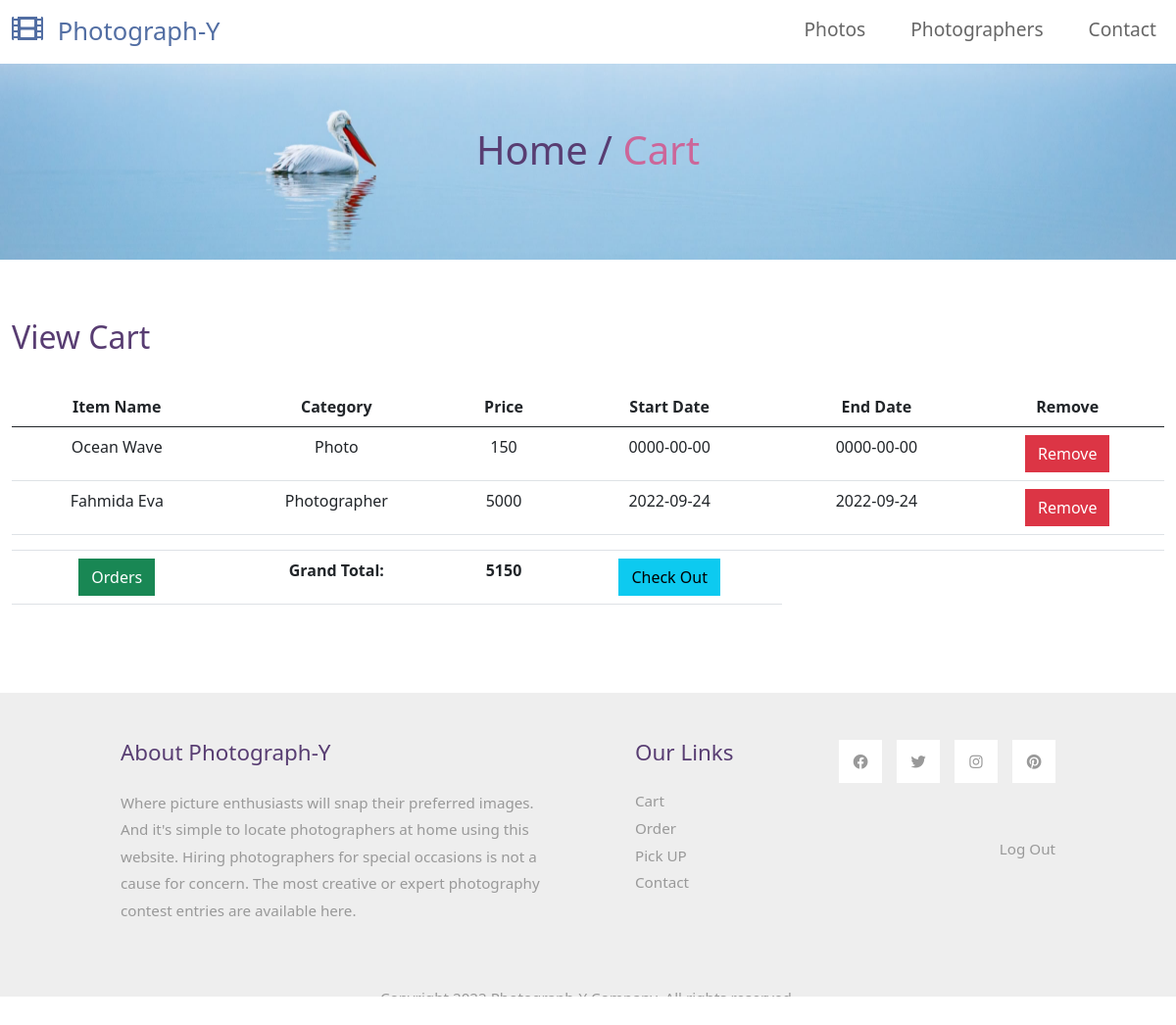
The page /customer/cart.php (signed in) on the database its author committed.
### tables this page shows
CREATE TABLE `cart` (
  `id` int(100) NOT NULL,
  `user_id` int(100) NOT NULL,
  `item_name` varchar(100) NOT NULL,
  `item_cat` varchar(100) NOT NULL,
  `image` text NOT NULL,
  `price` int(100) NOT NULL,
  `start_date` date NOT NULL,
  `end_date` date NOT NULL,
  `icode` varchar(100) NOT NULL,
  `status` varchar(100) NOT NULL,
  `is_ordered` varchar(100) NOT NULL
);

### customer/cart.php (the view, shortened to what this page needs)
<?php $connection= mysqli_connect('localhost', 'root', '', 'photography'); ?>
<!DOCTYPE html>
<html lang="en">
<head>
    <link rel="stylesheet" href="css/bootstrap.min.css">
    <link rel="stylesheet" href="fontawesome/css/all.min.css">
    <link rel="stylesheet" href="css/style.css">
</head>
<body>
    <nav class="navbar navbar-expand-lg">
        <div class="container-fluid">
            <a class="navbar-brand" href="index.php">
                <i class="fas fa-film mr-2"></i>
                Photograph-Y
            </a>
            <div class="collapse navbar-collapse" id="navbarSupportedContent">
                <ul class="navbar-nav ml-auto mb-2 mb-lg-0">
                    <li class="nav-item">
                        <a class="nav-link nav-link-1" href="index.php">Photos</a>
                    </li>
                    <li class="nav-item">
                        <a class="nav-link nav-link-2" href="photographer.php">Photographers</a>
                    </li>
                    <li class="nav-item">
                        <a class="nav-link nav-link-4" href="contact.php">Contact</a>
                    </li>
                </ul>
            </div>
        </div>
    </nav>
    <div class="tm-hero d-flex justify-content-center align-items-center" data-parallax="scroll" data-image-src="img/hero.jpg">
        <h1 class="tm-text-primary mb-4">Home / <span class="tm-text-secondary">Cart</span></h1>
    </div>
    <div class="container-fluid tm-container-content tm-mt-60">
        <div class="row mb-4">
            <h2 class="col-6 tm-text-primary">
                View Cart
            </h2>
        </div>
        <div class="row tm-mb-74 tm-people-row">
            <div class="col-lg-12">
                <table class="table">
                    <thead class="text-center">
                        <tr>
                            <th scope="col">Item Name</th>
                            <th scope="col">Category</th>
                            <th scope="col">Price</th>
                            <th scope="col">Start Date</th>
                            <th scope="col">End Date</th>
                            <th scope="col">Remove</th>
                        </tr>
                    </thead>
                    <tbody class="text-center">
                        <?php
                        $user_id = $_SESSION['user_id'];
                        $query= "SELECT * FROM cart where user_id = $user_id";
                        $select_cart= mysqli_query($connection,$query);
                        $grand_total = 0;
                        while($row=mysqli_fetch_assoc($select_cart)){
                            $db_item_name=$row['item_name'];
                            $db_item_cat=$row['item_cat'];
                            $db_price=$row['price'];
                            $db_start_date=$row['start_date'];
                            $db_end_date=$row['end_date'];
                            ?>
                        <tr>
                            <td><?php echo $db_item_name; ?></td>
                            <td><?php echo $db_item_cat; ?></td>
                            <td><?php echo $db_price; ?></td>
                            <td><?php echo $db_start_date; ?></td>
                            <td><?php echo $db_end_date; ?></td>
                            <td>
                                <form action='manage_cart.php' method='POST'>
                                    <button name='remove' class='btn btn-danger'>Remove</button>
                                </form>
                            </td>
                        <tr>
                            <?php
                                $grand_total += $db_price;
                            }
                            ?>
                        <tr>
                            <td colspan="12"></td>
                        </tr>
                        <tr>
                            <td><a href="invoice.php" class="btn btn-success">Orders</a></td>
                            <td style="font-weight:bold;">Grand Total:</td>
                            <td style="font-weight:bold;"><?php echo $grand_total; ?></td>
                            <td><a href="checkout.php" class="btn btn-info">Check Out</a></td>
                        </tr>
                    </tbody>
                </table>
            </div>
        </div>
    </div>
    <footer class="tm-bg-gray pt-5 pb-3 tm-text-gray tm-footer">
        <div class="container-fluid tm-container-small">
            <div class="row">
                <div class="col-lg-6 col-md-12 col-12 px-5 mb-5">
                    <h3 class="tm-text-primary mb-4 tm-footer-title">About Photograph-Y</h3>
                    <p>Where picture enthusiasts will snap their preferred images. And it's simple to locate
                        photographers at home using this website. Hiring photographers for special occasions is not a
                        cause for concern. The most creative or expert photography contest entries are available here.
                    </p>
                </div>
                <div class="col-lg-3 col-md-6 col-sm-6 col-12 px-5 mb-5">
                    <h3 class="tm-text-primary mb-4 tm-footer-title">Our Links</h3>
                    <ul class="tm-footer-links pl-0">
                        <li><a href="cart.php">Cart</a></li>
                        <li><a href="invoice.php">Order</a></li>
                        <li><a href="pickup.php">Pick UP</a></li>
                        <li><a href="contact.php">Contact</a></li>
                    </ul>
                </div>
                <div class="col-lg-3 col-md-6 col-sm-6 col-12 px-5 mb-5">
                    <ul class="tm-social-links d-flex justify-content-end pl-0 mb-5">
                        <li class="mb-2"><a href="https://facebook.com"><i class="fab fa-facebook"></i></a></li>
                        <li class="mb-2"><a href="https://twitter.com"><i class="fab fa-twitter"></i></a></li>
                        <li class="mb-2"><a href="https://instagram.com"><i class="fab fa-instagram"></i></a></li>
                        <li class="mb-2"><a href="https://pinterest.com"><i class="fab fa-pinterest"></i></a></li>
                    </ul>
                    <a href="../includes/logout.php" class="tm-text-gray text-right d-block mb-2">Log Out</a>
                </div>
            </div>
            <div class="row">
                <div class="col-lg-12 text-center">
                    Copyright 2022 Photograph-Y Company. All rights reserved.
                </div>
            </div>
        </div>
    </footer>
</body>
</html>

### customer/css/style.css (style rules this page uses)
p { line-height: 1.8; }
a { text-decoration: none; transition: all 0.3s ease; }
.container-fluid { max-width: 1770px; }
.tm-container-small { max-width: 1050px; }
.btn { border-radius: 0; }
.navbar-brand { color: #526ea3; font-size: 1.6rem; }
.navbar-brand i { font-size: 2rem; }
.tm-hero { min-height: 200px; background: transparent; }
.tm-mt-60 { margin-top: 60px; }
.tm-mb-74 { margin-bottom: 74px; }
.tm-text-primary { color: #583d72; }
.tm-text-secondary { color: #CC6699; }
.tm-bg-gray { background-color: #EEEEEE; }
.nav-item { margin-right: 30px; }
.nav-item:last-child { margin-right: 0; }
.nav-link { color: #666666; border-bottom: 4px solid transparent; font-size: 1.2rem; }
p, .tm-text-gray { color: #999; }
.tm-footer-links li { list-style: none; margin-bottom: 5px; }
.tm-footer-links li a { color: #999999; }
.tm-social-links li { list-style: none; margin-right: 15px; }
.tm-social-links li:last-child { margin-right: 0; }
.tm-social-links li a { color: #999999; width: 44px; height: 44px; display: flex; background-color: #fff; align-items: center; justify-content: center; }
.tm-footer { font-size: 0.95rem; }
.tm-footer-title { font-size: 1.4rem; }

### rows shown on the page
cart: item_name "Ocean Wave", item_cat "Photo", price "150", start_date "0000-00-00", end_date "0000-00-00"
cart: item_name "Fahmida Eva", item_cat "Photographer", price "5000", start_date "2022-09-24", end_date "2022-09-24"

### other values the page prints
$grand_total "5150"
